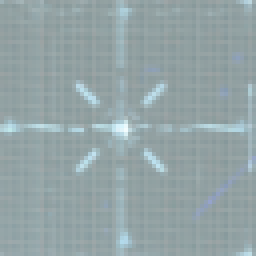
#> input picture panel_detector/runs/verify/cells/s01_0001_N4_r0_c0.png, 64 x 64 px, found by its file name (shown 4 times larger); its folder holds only this picture in this run
$ python make_contact_sheet.py
#> lines starting #> are read from the running program, lines starting #| are printed output that depends on the picture
import cv2, numpy as np, os
DIR = r"d:\pathSolver\panel_detector\runs\verify\cells"
OUT = r"d:\pathSolver\panel_detector\runs\verify"

def make(frame, N):
#> called with frame = 's01_0001', N = 4
    cell = 64
    border = 2
    sep = 4
    cb = cell + 2*border  # cell with black border
    size = N*cb + (N+1)*sep
    img = np.full((size, size, 3), 255, np.uint8)
    for r in range(N):
        for c in range(N):
            p = os.path.join(DIR, f"{frame}_N{N}_r{r}_c{c}.png")
            im = cv2.imread(p, cv2.IMREAD_COLOR)
#> im is the input picture: shape (64, 64, 3); mean B, G, R 166.8, 164.4, 148.2
            if im is None:
                raise FileNotFoundError(p)
            if im.shape[:2] != (cell, cell):
                im = cv2.resize(im, (cell, cell))
            bordered = cv2.copyMakeBorder(im, border, border, border, border, cv2.BORDER_CONSTANT, value=(0,0,0))
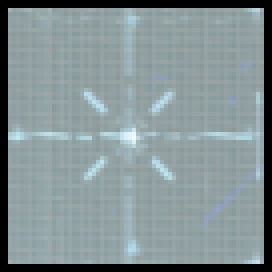
#> bordered: shape (68, 68, 3) (shown 4 times larger); mean B, G, R 147.7, 145.6, 131.3
            y = sep + r*(cb + sep)
            x = sep + c*(cb + sep)
            img[y:y+cb, x:x+cb] = bordered
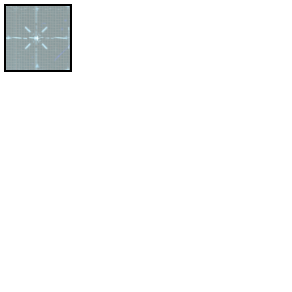
#> img: shape (292, 292, 3); mean B, G, R 249.2, 249.1, 248.3
    out = os.path.join(OUT, f"contact_{frame}.png")
    cv2.imwrite(out, img)
    print(out)

#> (the run stopped early here; a loop or call above may not have finished)
